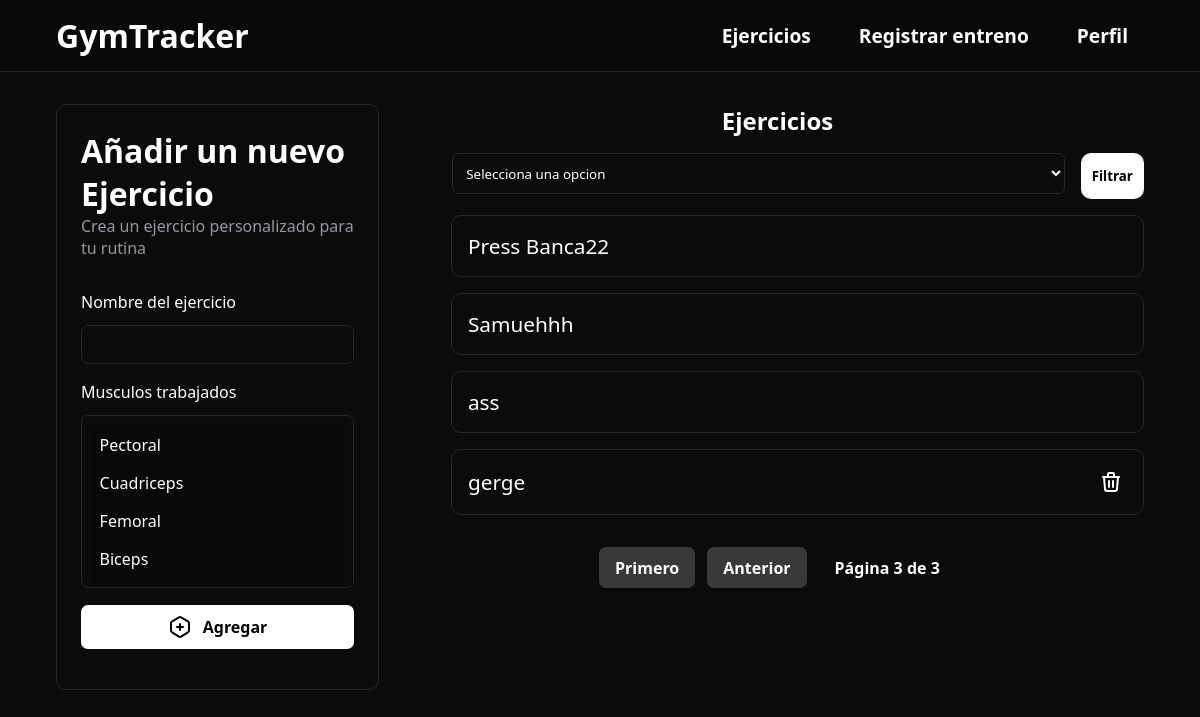
Before: /anadirEjercicio?page=3 (signed in) with the older database file.
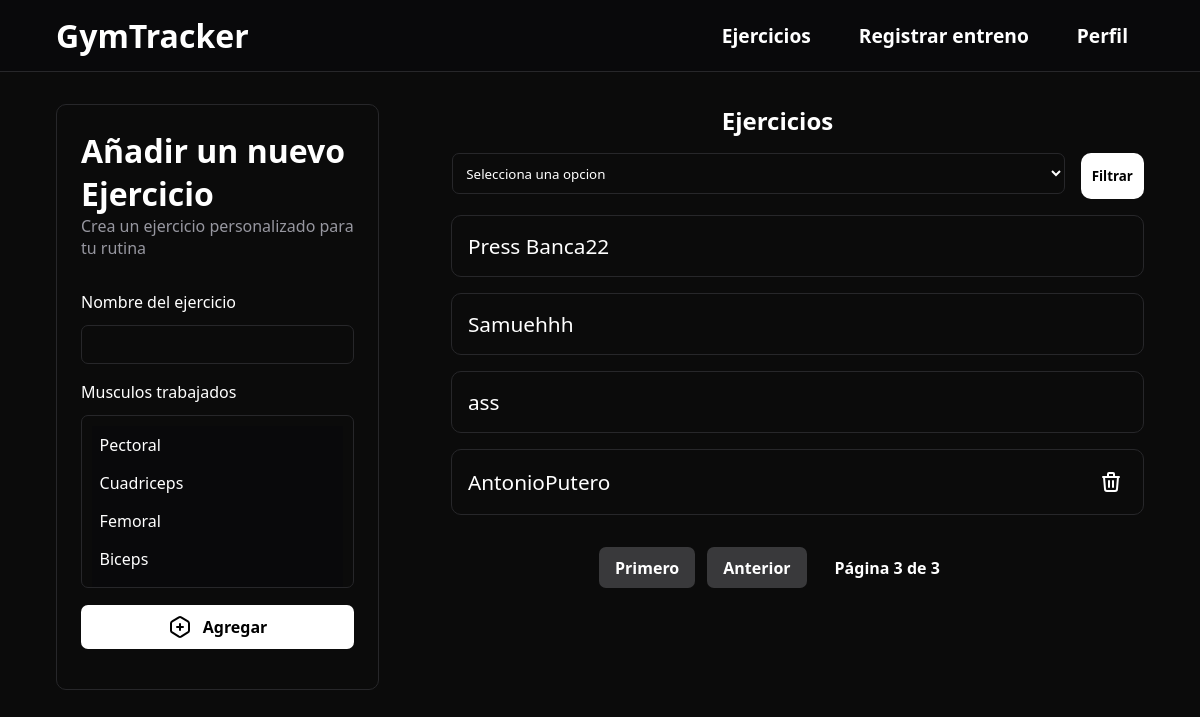
After: the same page with the newer database file.
### gymApp/models.py (models this page shows, shortened)
class Ejercicio(models.Model):
    nombre = models.CharField(max_length=100)
    musculos = models.ManyToManyField(Musculo)
    visibilidad = models.CharField(max_length=200, default='all')
    class Meta:
        verbose_name = 'Ejercicio'
        verbose_name_plural = 'Ejercicios'

### gymApp/views.py (the view, shortened to what this page needs)
# urls.py: path('anadirEjercicio', AnadirEjercicio.as_view(), name='anadirEjercicio'),
class AnadirEjercicio(LoginRequiredMixin, CreateView):
    model = Ejercicio
    template_name = 'gymApp/anadirEjercicio.html'
    form_class = AnadirEjercicioPersonalizado
    context_object_name = 'ejercicios'
    success_url = reverse_lazy('anadirEjercicio')
    def get_context_data(self, **kwargs):
        contexto = super().get_context_data(**kwargs)
        musculos = Musculo.objects.all()
        ejercicios = self.get_queryset()
        paginator = Paginator(ejercicios, 5)
        page = self.request.GET.get('page')
        ejerciciosMostar = paginator.get_page(page)
        contexto['ejerciciosMostar'] = ejerciciosMostar
        contexto['musculos'] = musculos
        return contexto
    def get_queryset(self):
        query = super().get_queryset()
        usuario = self.request.user
        musculoAFiltrar = self.request.GET.get('filtroMusculo')
        if musculoAFiltrar:
            query = query.filter(Q(musculos__nombre=musculoAFiltrar) & Q(Q(visibilidad=usuario.username) | Q(visibilidad='all')))
        else:
            query = query.filter(Q(visibilidad='all') | Q(visibilidad=usuario.username))
        return query

### gymApp/forms.py
class AnadirEjercicioPersonalizado(forms.ModelForm):
    class Meta:
        model = Ejercicio
        fields = ['nombre', 'musculos']

### gymApp/models.py (called while the page is built)
    def __str__(self):
        return f"{self.nombre}"

### gymApp/templates/gymApp/anadirEjercicio.html (shortened to what this page needs)
{% extends 'gymApp/base.html' %}
{% block header %}
    <header class="header-noprincipal">
        <a href="{% url 'principal' %}">
            <h1>GymTracker</h1>
        </a>
        <div class="lista-enlaces">
            <a href="{% url 'anadirEjercicio' %}">Ejercicios</a>
            <a href="{% url 'registrarEntreno' %}">Registrar entreno</a>
            {% if user.is_authenticated %}
                    <a class="open_submenu">Perfil</a>
            {% else %}
                    <a href="{% url 'login' %}">Iniciar sesión</a>
                    <a href="{% url 'registroUsuario' %}">Registrate</a>
            {% endif %}
        </div>
    </header>
{% endblock %}
{% block contenido %}
<main id="main-añadirEjercicio">
    <article id="article-añadirEjercicio">
        <h1>Añadir un nuevo Ejercicio</h1>
        <p>Crea un ejercicio personalizado para tu rutina</p>
        <form action="" method="post" id="form-ejercicio">
            <label for="nombre">Nombre del ejercicio</label>
            {{form.nombre}}
            <label for="musculos">Musculos trabajados</label>
            {{form.musculos}}
            <button type="submit" class="boton-agregar">
                Agregar
            </button>
        </form>
    </article>
    <section class="ejercicios">
        <div>
            <h1>Ejercicios</h1>
        </div>
        <section id="filtros">
            <form action="" method="get">
                <select name="filtroMusculo">
                    <option value="">Selecciona una opcion</option>
                </select>
                <button type="submit">Filtrar</button>
            </form>
        </section>
        <ul>
            {% for ejercicio in ejerciciosMostar %}
                <article class="card-ejercicio">
                    <li>{{ ejercicio.nombre }}
                        {% if user.is_superuser or ejercicio.visibilidad == request.user.username %}
                            <a href="{% url 'borrarEjercicio' pk=ejercicio.pk %}" id="boton-svg">
                            </a>
                        {% endif %}
                    </li>
                </article>
            {% endfor %}
        </ul>
        <div class="pagination">
            {% if ejerciciosMostar.has_previous %}
                <a href="?page=1">Primero</a>
                <a href="?page={{ ejerciciosMostar.previous_page_number }}">Anterior</a>
            {% endif %}
            <span>Página {{ ejerciciosMostar.number }} de {{ ejerciciosMostar.paginator.num_pages }}</span>
        </div>
    </section>
</main>
{% endblock %}

Changed rows visible on the page:
removed Ejercicio: nombre "gerge", visibilidad "Guille1" (drawn)
added Ejercicio: nombre "AntonioPutero", visibilidad "Guille1" (drawn)
